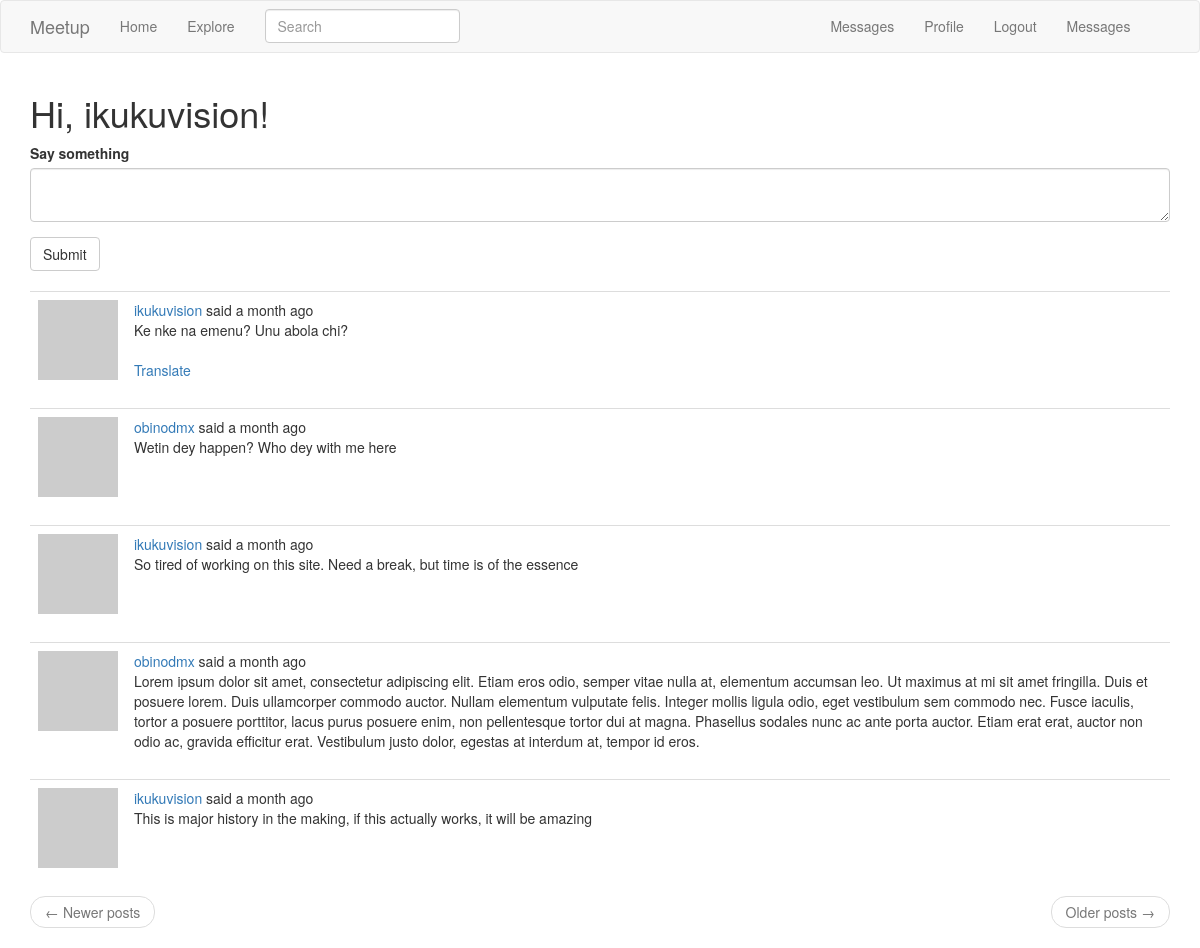
The page /index (signed in) on the database its author committed.
### APP/models.py (models this page shows, shortened)
class User(UserMixin, db.Model):
    id = db.Column(db.Integer, primary_key=True)
    username = db.Column(db.String(64), index=True, unique=True)
    email = db.Column(db.String(120), index=True, unique=True)
    password_hash = db.Column(db.String(128))
    posts = db.relationship('Post', backref='author', lazy='dynamic')
    notifications = db.relationship('Notification', backref='user',
                                    lazy='dynamic')
    about_me = db.Column(db.String(140))
    messages_sent = db.relationship('Message',
                                    foreign_keys='Message.sender_id',
                                    backref='author', lazy='dynamic')
    messages_received = db.relationship('Message',
                                        foreign_keys='Message.recipient_id',
                                        backref='recipient', lazy='dynamic')
    last_message_read_time = db.Column(db.DateTime)
    last_seen = db.Column(db.DateTime)
    followed = db.relationship(
        'User', secondary=followers,
        primaryjoin=(followers.c.follower_id == id),
        secondaryjoin=(followers.c.followed_id == id),
        backref=db.backref('followers', lazy='dynamic'), lazy='dynamic')
    def avatar(self, size):
        digest = md5(self.email.lower().encode('utf-8')).hexdigest()
        return 'https://www.gravatar.com/avatar/{}?d=identicon&s={}'.format(
            digest, size)
    def followed_posts(self):
        followed = Post.query.join(
            followers, (followers.c.followed_id == Post.user_id)).filter(
                followers.c.follower_id == self.id)
        own = Post.query.filter_by(user_id=self.id)
        return followed.union(own).order_by(Post.timestamp.desc())
    def new_messages(self):
        last_read_time = self.last_message_read_time or datetime(1900, 1, 1)
        return Message.query.filter_by(recipient=self).filter(
            Message.timestamp > last_read_time).count()

class SearchableMixin(object):
    @classmethod
    def before_commit(cls, session):
        session._changes = {
            'add': [obj for obj in session.new if isinstance(obj, cls)],
            'update': [obj for obj in session.dirty if isinstance(obj, cls)],
            'delete': [obj for obj in session.deleted if isinstance(obj, cls)]
        }
    @classmethod
    def after_commit(cls, session):
        for obj in session._changes['add']:
            add_to_index(cls.__tablename__, obj)
        for obj in session._changes['update']:
            add_to_index(cls.__tablename__, obj)
        for obj in session._changes['delete']:
            remove_from_index(cls.__tablename__, obj)
        session._changes = None

class Post(SearchableMixin, db.Model):
    id = db.Column(db.Integer, primary_key=True)
    body = db.Column(db.String(140))
    timestamp = db.Column(db.DateTime, index=True, default=datetime.utcnow)
    user_id = db.Column(db.Integer, db.ForeignKey('user.id'))
    language = db.Column(db.String(5))
    __searchable__ = ['body']

### APP/main/routes.py (the view, shortened to what this page needs)
@bp.route('/', methods=['GET', 'POST'])
@bp.route('/index', methods=['GET', 'POST'])
@login_required
def index():
    form = PostForm()
    page = request.args.get('page', 1, type=int)
    posts = current_user.followed_posts().paginate(
        page, current_app.config['POSTS_PER_PAGE'], False)
    next_url = url_for('main.explore', page=posts.next_num) \
        if posts.has_next else None
    prev_url = url_for('main.explore', page=posts.prev_num) \
        if posts.has_prev else None
    return render_template('index.html', title='Home', form=form,
                           posts=posts.items, next_url=next_url,
                           prev_url=prev_url)

### APP/main/forms.py
class SearchForm(FlaskForm):
    q = StringField(_l('Search'), validators=[DataRequired()])
    def __init__(self, *args, **kwargs):
        if 'formdata' not in kwargs:
            kwargs['formdata'] = request.args
        if 'csrf_enabled' not in kwargs:
            kwargs['csrf_enabled'] = False
        super(SearchForm, self).__init__(*args, **kwargs)

class PostForm(FlaskForm):
    post = TextAreaField(_l('Say something'), validators=[DataRequired()])
    submit = SubmitField(_l('Submit'))

### APP/main/routes.py (called while the page is built)
@bp.before_app_request
def before_request():
    if current_user.is_authenticated:
        current_user.last_seen = datetime.utcnow()
        db.session.commit()
        g.search_form = SearchForm()
    g.locale = str(get_locale())

### APP/models.py (called while the page is built)
@login.user_loader
def load_user(id):
    return User.query.get(int(id))

### APP/templates/index.html
{% extends "base.html" %}
{% import 'bootstrap/wtf.html' as wtf %}
{% block app_content %}
    <h1>{{ _('Hi, %(username)s!', username=current_user.username) }}</h1>
    {% if form %}
    {{ wtf.quick_form(form) }}
    <br>
    {% endif %}
    {% for post in posts %}
        {% include '_post.html' %}
    {% endfor %}
    <nav aria-label="...">
        <ul class="pager">
            <li class="previous{% if not prev_url %} disabled{% endif %}">
                <a href="{{ prev_url or '#' }}">
                    <span aria-hidden="true">&larr;</span> {{ _('Newer posts') }}
                </a>
            </li>
            <li class="next{% if not next_url %} disabled{% endif %}">
                <a href="{{ next_url or '#' }}">
                    {{ _('Older posts') }} <span aria-hidden="true">&rarr;</span>
                </a>
            </li>
        </ul>
    </nav>
{% endblock %}

### APP/templates/_post.html (shortened to what this page needs)
<table class="table table-hover">
        <tr>
            <td width="70px">
                <a href="{{ url_for('main.user', username=post.author.username) }}">
                    <img src="{{ post.author.avatar(70) }}" />
                </a>
            </td>
            <td>
                {{ _('%(username)s said %(when)s',
                    username=user_link, when=moment(post.timestamp).fromNow()) }}
                <br>
                <span id="post{{ post.id }}">{{ post.body }}</span>
                {% if post.language and post.language != g.locale %}
                <br><br>
                <span id="translation{{ post.id }}">
                    <a href="javascript:translate(
                                '#post{{ post.id }}',
                                '#translation{{ post.id }}',
                                '{{ post.language }}',
                                '{{ g.locale }}');">{{ _('Translate') }}</a>
                </span>
                {% endif %}
            </td>
        </tr>
    </table>

### rows shown on the page
Post: body "Ke nke na emenu? Unu abola chi?"
Post: body "Wetin dey happen? Who dey with me here"
Post: body "So tired of working on this site. Need a break, but time is of the essence"
Post: body "Lorem ipsum dolor sit amet, consectetur adipiscing elit. Etiam eros odio, semper vitae nulla at, elementum accumsan leo. Ut maximus at mi sit amet fringilla. Duis et posuere lorem. Duis ullamcorper commodo auctor. Nullam elementum vulputate felis. Integer mollis ligula odio, eget vestibulum sem commodo nec. Fusce iaculis, tortor a posuere porttitor, lacus purus posuere enim, non pellentesque tortor dui at magna. Phasellus sodales nunc ac ante porta auctor. Etiam erat erat, auctor non odio ac, gravida efficitur erat. Vestibulum justo dolor, egestas at interdum at, tempor id eros."
Post: body "This is major history in the making, if this actually works, it will be amazing"
